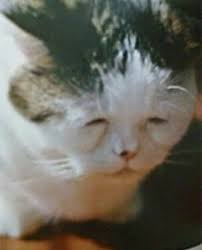
#> input picture day09/images.jpg, 202 x 250 px, found by its file name
$ python p62_opencv.py   (older library calls are emulated)
#> lines starting #> are read from the running program, lines starting #| are printed output that depends on the picture
# file: p62_opencv.py
# desc: OpenCV 계속

import cv2

image = cv2.imread('./day09/images.jpg',cv2.IMREAD_UNCHANGED)
#> image is the input picture: shape (250, 202, 3); mean B, G, R 93.1, 103.5, 105.9
dst = cv2.blur(image, (20, 20), anchor=(-1, -1), borderType=cv2.BORDER_DEFAULT)
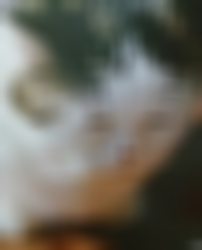
#> dst: shape (250, 202, 3); mean B, G, R 93.6, 103.9, 106.2


gray = cv2.cvtColor(image, cv2.COLOR_BGR2GRAY)
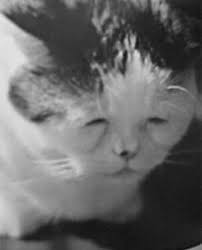
#> gray: shape (250, 202); min 8, max 233, mean 103
sobel = cv2.Sobel(gray, cv2.CV_8U, 1, 0, 3)
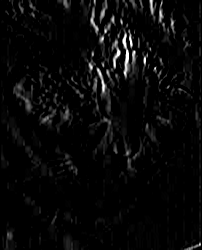
#> sobel: shape (250, 202); min 0, max 255, mean 8.7
laplacian = cv2.Laplacian(gray, cv2.CV_8U, ksize=3)
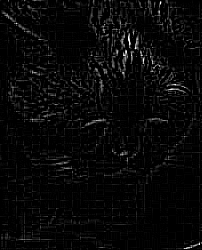
#> laplacian: shape (250, 202); min 0, max 255, mean 8.3
canny = cv2.Canny(image, 100, 255)
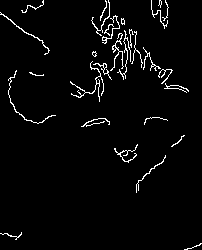
#> canny: shape (250, 202); 3.2% white in thin lines or dots

height, width, channel = image.shape
#> height = 250; width = 202; channel = 3

cv2.imshow('dinga dinga ding~', image)  # 원본
cv2.imshow('Blur', dst) # 블러이미지
cv2.imshow('Sobel', sobel) # 입체감 있는 윤곽
cv2.imshow('Laplacian', laplacian)  # 일반적인 윤곽따기
cv2.imshow('Canny', canny)  # 흑백으로 윤곽

cv2.waitKey(0)
cv2.destroyAllWindows()

$ run again, with day09/barabara.jpg copied over day09/images.jpg
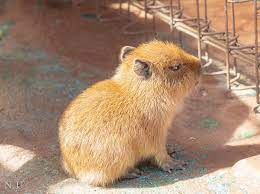
#> input picture day09/barabara.jpg, 260 x 194 px, found by its file name
#> image is the input picture: shape (194, 260, 3); mean B, G, R 114, 138.1, 168.9
#> `gray = cv2.cvtColor(image, cv2.COLOR_BGR2GRAY)`:
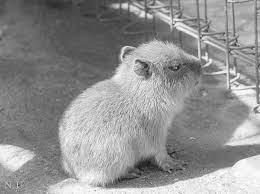
#> gray: shape (194, 260); min 17, max 254, mean 144.6
#> `canny = cv2.Canny(image, 100, 255)`:
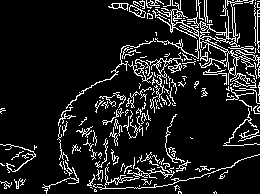
#> canny: shape (194, 260); 11.5% white in thin lines or dots

$ run again, with day09/bbraa.jpg copied over day09/images.jpg
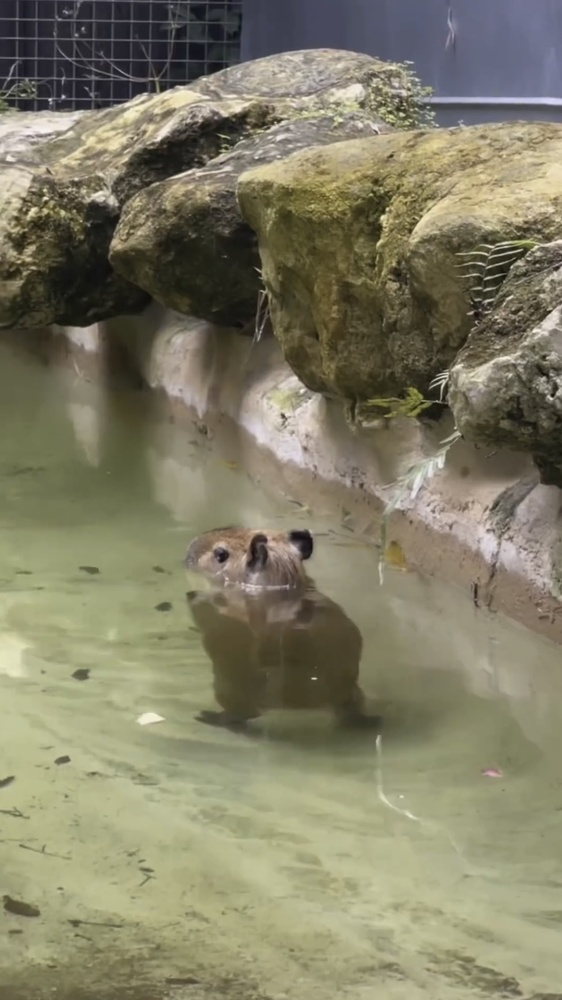
#> input picture day09/bbraa.jpg, 562 x 1000 px, shrunk from 1117 x 1986 before the run, found by its file name
#> image is the input picture: shape (1000, 562, 3); mean B, G, R 102.3, 126, 129.5
#> `gray = cv2.cvtColor(image, cv2.COLOR_BGR2GRAY)`:
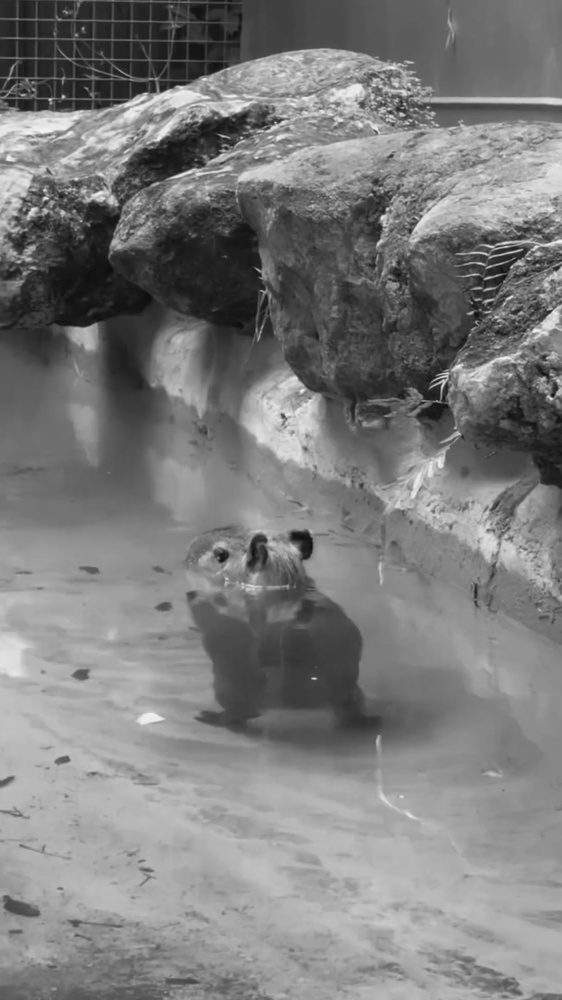
#> gray: shape (1000, 562); min 11, max 246, mean 124.4
#> `canny = cv2.Canny(image, 100, 255)`:
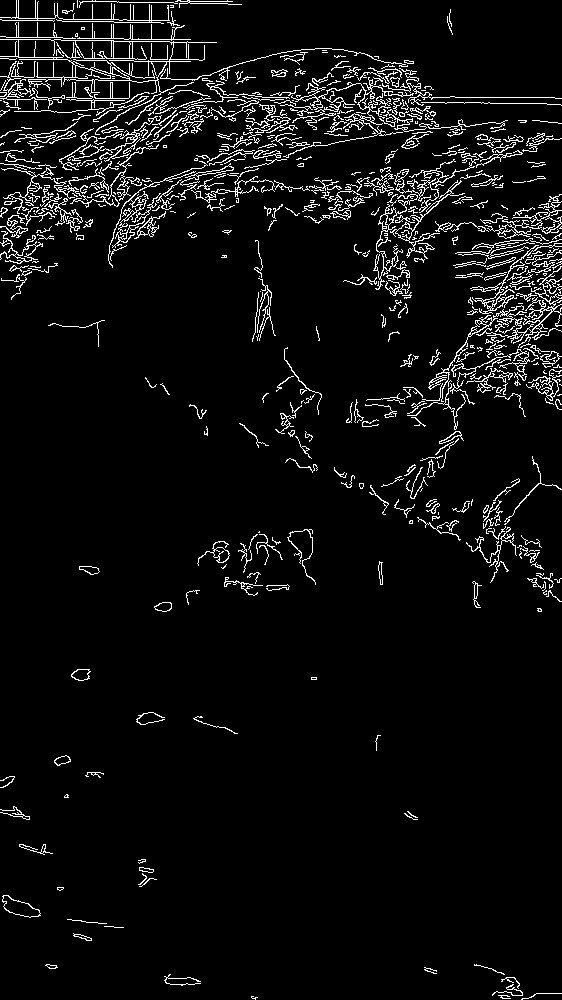
#> canny: shape (1000, 562); 5.5% white in thin lines or dots

$ run again, with day09/cat.jpg copied over day09/images.jpg
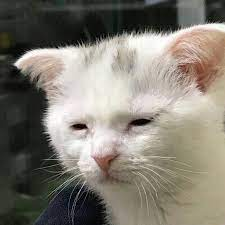
#> input picture day09/cat.jpg, 225 x 225 px, found by its file name
#> image is the input picture: shape (225, 225, 3); mean B, G, R 114.3, 124.3, 129.6
#> `laplacian = cv2.Laplacian(gray, cv2.CV_8U, ksize=3)`:
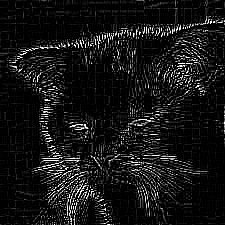
#> laplacian: shape (225, 225); min 0, max 255, mean 21.6
#> `canny = cv2.Canny(image, 100, 255)`:
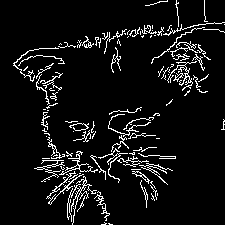
#> canny: shape (225, 225); 7.2% white in thin lines or dots
